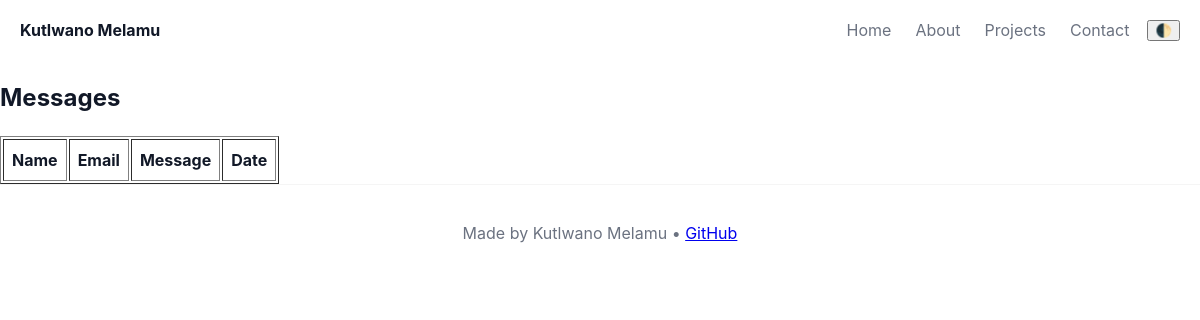
/admin/messages (signed in), run on an earlier commit of the app's database.
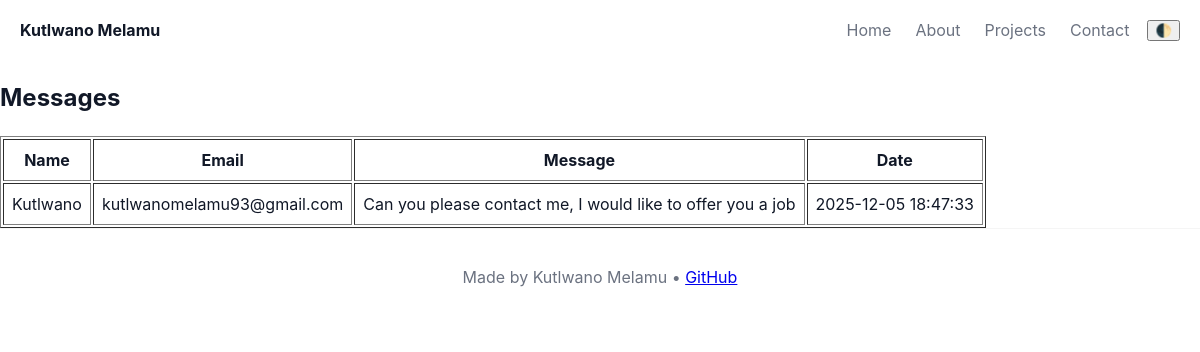
And on a later commit of the database.
### tables this page shows
CREATE TABLE messages (
    id INTEGER PRIMARY KEY AUTOINCREMENT,
    name TEXT NOT NULL,
    email TEXT NOT NULL,
    message TEXT NOT NULL,
    created_at TIMESTAMP DEFAULT CURRENT_TIMESTAMP
);

### app.py (the view)
@app.route("/admin/messages")
def admin_messages():
    if not session.get("admin"):
        return redirect(url_for("admin_login"))
    conn = get_db_conn()
    c = conn.cursor()
    c.execute("SELECT * FROM messages ORDER BY created_at DESC")
    messages = c.fetchall()
    conn.close()
    return render_template("admin_messages.html", messages=messages)

### app.py (called while the page is built)
def get_db_conn():
    conn = sqlite3.connect(DB_PATH)
    conn.row_factory = sqlite3.Row
    return conn

### templates/admin_messages.html (shortened to what this page needs)
<!doctype html>
<html lang="en">
<head>
  <link rel="stylesheet" href="{{ url_for('static', filename='css/styles.css') }}">
</head>
<body>
  <nav id="main-nav" class="nav">
    <div class="nav-left">
      <a href="#home" class="logo">Kutlwano Melamu</a>
    </div>
    <div class="nav-right">
      <a href="#home" class="nav-link">Home</a>
      <a href="#about" class="nav-link">About</a>
      <a href="#projects" class="nav-link">Projects</a>
      <a href="#contact" class="nav-link">Contact</a>
      <button id="theme-toggle" aria-label="Toggle theme">🌓</button>
    </div>
  </nav>
<body>
  <h2>Messages</h2>
  <table border="1" cellpadding="8">
    <tr>
      <th>Name</th><th>Email</th><th>Message</th><th>Date</th>
    </tr>
    {% for m in messages %}
      <tr>
        <td>{{ m['name'] }}</td>
        <td>{{ m['email'] }}</td>
        <td>{{ m['message'] }}</td>
        <td>{{ m['created_at'] }}</td>
      </tr>
    {% endfor %}
  </table>
  <footer class="footer">
    <p>Made by Kutlwano Melamu • <a href="https://github.com/Katiehey" target="_blank">GitHub</a></p>
  </footer>
</body>
</html>

### static/css/styles.css (style rules this page uses)
:root { --bg: #ffffff; --fg: #111827; --muted: #6b7280; --card: #f3f4f6; --accent: #2563eb; }
* { box-sizing:border-box }
html { scroll-behavior: smooth; }
body { margin:0; font-family: Inter, system-ui, -apple-system, "Segoe UI", Roboto, "Helvetica Neue", Arial; background:var(--bg); color:var(--fg); line-height:1.5; }
.nav { position:sticky; top:0; display:flex; justify-content:space-between; align-items:center; padding:12px 20px; backdrop-filter: blur(6px); background:rgba(255,255,255,0.6); }
.nav .logo { font-weight:700; text-decoration:none; color:var(--fg) }
.nav-right { display:flex; gap:12px; align-items:center; }
.nav-link { text-decoration:none; color:var(--muted); padding:6px; }
.footer { padding:20px; text-align:center; color:var(--muted); border-top:1px solid rgba(0,0,0,0.04); }

What changed in the data, as far as the page shows it:
added messages: name "Kutlwano", email "kutlwanomelamu93@gmail.com", message "Can you please contact me, I would like to offer you a job", created_at "2025-12-05 18:47:33"
